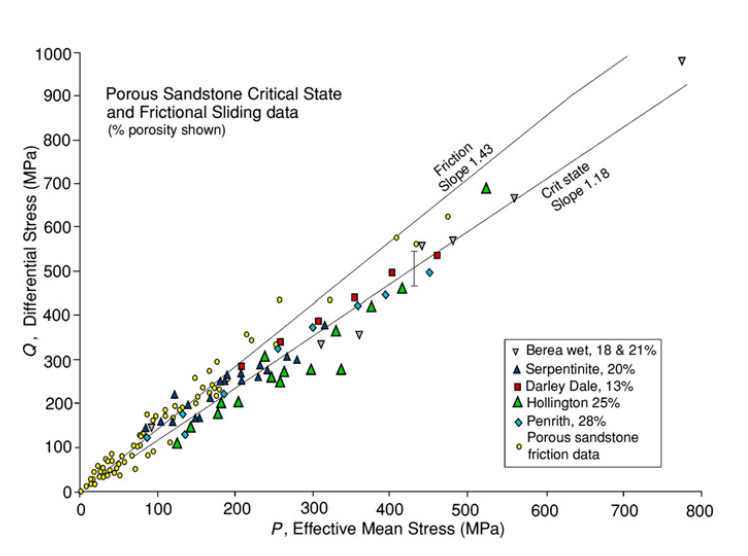
#> input picture uploads/test_20250613_084307.png, 748 x 556 px
$ python -i axes.py   (imports and definitions only)
#> lines starting #> are read from the running program, lines starting #| are printed output that depends on the picture; after the words box and inside, x2 and y2 are one past the last pixel; in counts of white or black regions, pixels touching at a corner belong together
import cv2
import numpy as np
import matplotlib.pyplot as plt

def detect_axes(image_path, show_plot=True):
    """
    Automatically detect the x and y axes in a plot image.
    Returns: (x_axis_line, y_axis_line) as ((x1, y1, x2, y2), ...)
    """
#> called with image_path = 'uploads/test_20250613_084307.png', show_plot = True
    # Load and preprocess the image
    img = cv2.imread(image_path)
#> img is the input picture: shape (556, 748, 3); mean B, G, R 245.1, 245.6, 245.4
    if img is None:
        raise ValueError(f"Image not found at path: {image_path}")
    gray = cv2.cvtColor(img, cv2.COLOR_BGR2GRAY)

    # Enhance contrast using CLAHE
    clahe = cv2.createCLAHE(clipLimit=2.0, tileGridSize=(16, 16))
    enhanced = clahe.apply(gray)

    # Edge detection
    edges = cv2.Canny(enhanced, 50, 150)
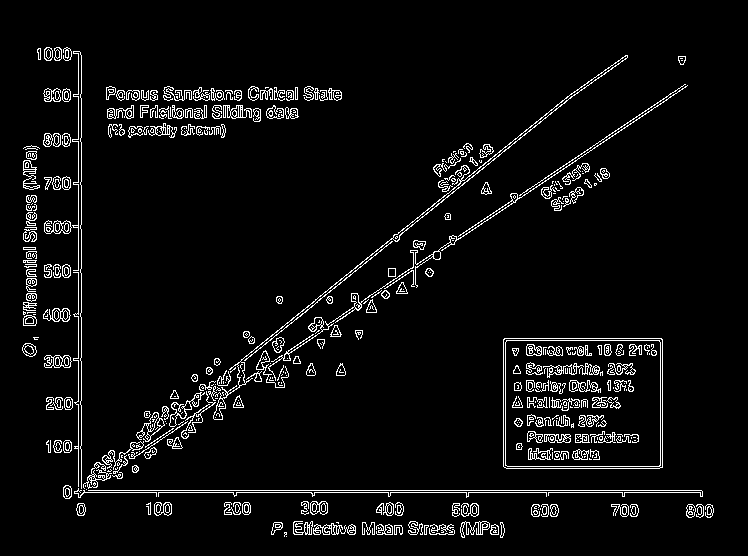
#> edges: shape (556, 748); 5% white in thin lines or dots, all inside (x1, y1, x2, y2) = (22, 47, 714, 538)

    # Morphological closing to remove noise and close gaps
    kernel = np.ones((3, 3), np.uint8)
    edges = cv2.morphologyEx(edges, cv2.MORPH_CLOSE, kernel)
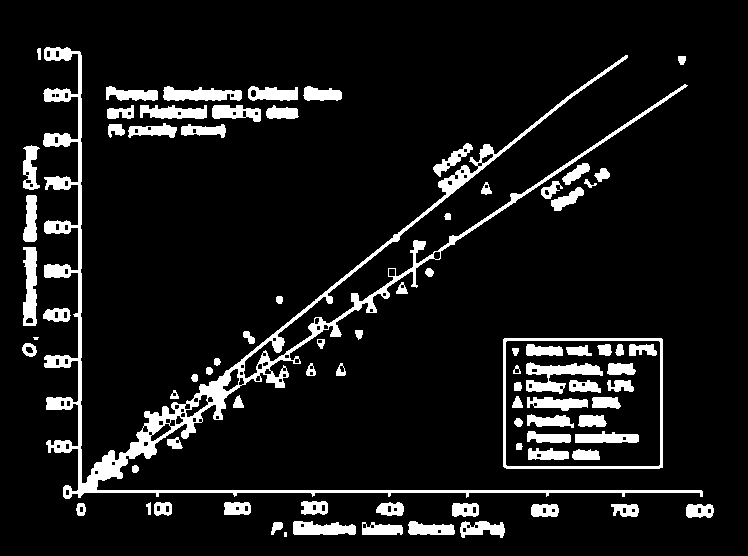
#> edges: shape (556, 748); 9.3% white; 83 white regions (2 under 20 px), largest, box (x1, y1, x2, y2) and area: (43, 47, 703, 499) 15917, (503, 338, 663, 469) 1705, (526, 362, 603, 394) 1082

    # Hough Line Transform
    lines = cv2.HoughLinesP(edges, 1, np.pi / 180, threshold=100, minLineLength=100, maxLineGap=10)
#> lines = 82 rows, first 6: [78, 494, 685, 84], [63, 491, 702, 491], [77, 493, 684, 84], [78, 495, 686, 85], [63, 492, 702, 492], [63, 490, 701, 490]
    if lines is None:
        print("No lines detected.")
        return None, None, None, None, None, None  # Return 6 values for unpacking

    # Function to extend lines
    def extend_line(x1, y1, x2, y2, width, height):
        if abs(x2 - x1) < 1e-6:  # Vertical line
            return (x1, 0, x1, height)
        slope = (y2 - y1) / (x2 - x1)
        intercept = y1 - slope * x1
        x0_ext = 0
        y0_ext = int(slope * x0_ext + intercept)
        xmax_ext = width
        ymax_ext = int(slope * xmax_ext + intercept)
        return (x0_ext, y0_ext, xmax_ext, ymax_ext)

    # Find the longest horizontal and vertical lines (likely axes)
    x_axis = None
    y_axis = None
    max_horiz = 0
    max_vert = 0
    height, width = img.shape[:2]
#> height = 556; width = 748

    for line in lines:
        x1, y1, x2, y2 = line[0]
        dx = abs(x2 - x1)
        dy = abs(y2 - y1)
        angle = np.arctan2(dy, dx) * 180 / np.pi

        # Horizontal line detection
        if abs(angle) < 10 and dx > max_horiz:  # Horizontal line
            max_horiz = dx
            x_axis = extend_line(x1, y1, x2, y2, width, height)

        # Vertical line detection
        elif abs(angle - 90) < 10 and dy > max_vert:  # Vertical line
            max_vert = dy
            y_axis = extend_line(x1, y1, x2, y2, width, height)
#> this loop made 82 passes
#> (x1, y1, x2, y2, dx, dy, angle, max_horiz) on pass 2: (63, 491, 702, 491, 639, 0, 0, 639)
#> (x1, y1, x2, y2, dx, dy, angle, max_vert) on pass 9: (79, 515, 79, 51, 0, 464, 90, 464)
#> after the loop, max_horiz = 639; max_vert = 464

    # Calculate x0, xmax, y0, ymax from detected axes
    x0 = y0 = xmax = ymax = None
    if x_axis:
        x0 = min(x_axis[0], x_axis[2])
#> x0 = 0
        xmax = max(x_axis[0], x_axis[2])
#> xmax = 748
    if y_axis:
        y0 = min(y_axis[1], y_axis[3])
#> y0 = 0
        ymax = max(y_axis[1], y_axis[3])
#> ymax = 556

    # Optionally show the detected axes
    if show_plot and (x_axis or y_axis):
        vis = img.copy()
        if x_axis:
            cv2.line(vis, (x_axis[0], x_axis[1]), (x_axis[2], x_axis[3]), (0, 255, 0), 3)
        if y_axis:
            cv2.line(vis, (y_axis[0], y_axis[1]), (y_axis[2], y_axis[3]), (255, 0, 0), 3)
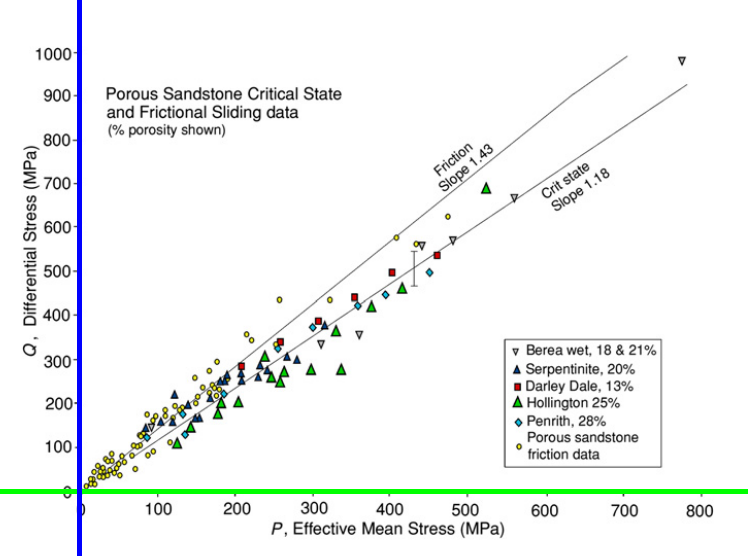
#> vis: shape (556, 748, 3); mean B, G, R 243.6, 244.7, 242.2
        plt.figure(figsize=(8, 8))
        plt.imshow(cv2.cvtColor(vis, cv2.COLOR_BGR2RGB))
        plt.title(f'Detected Axes\nx0={x0}, xmax={xmax}, y0={y0}, ymax={ymax}')
        plt.axis('off')
        plt.show()

    return x_axis, y_axis, x0, xmax, y0, ymax

# Example usage:
# x_axis, y_axis, x0, xmax, y0, ymax = detect_axes('fig8.png')
# print(f'x0={x0}, xmax={xmax}, y0={y0}, ymax={ymax}')

>>> result = detect_axes('uploads/test_20250613_084307.png')
#> result = ((0, 491, 748, 491), (79, 0, 79, 556), 0, 748, 0, 556)
